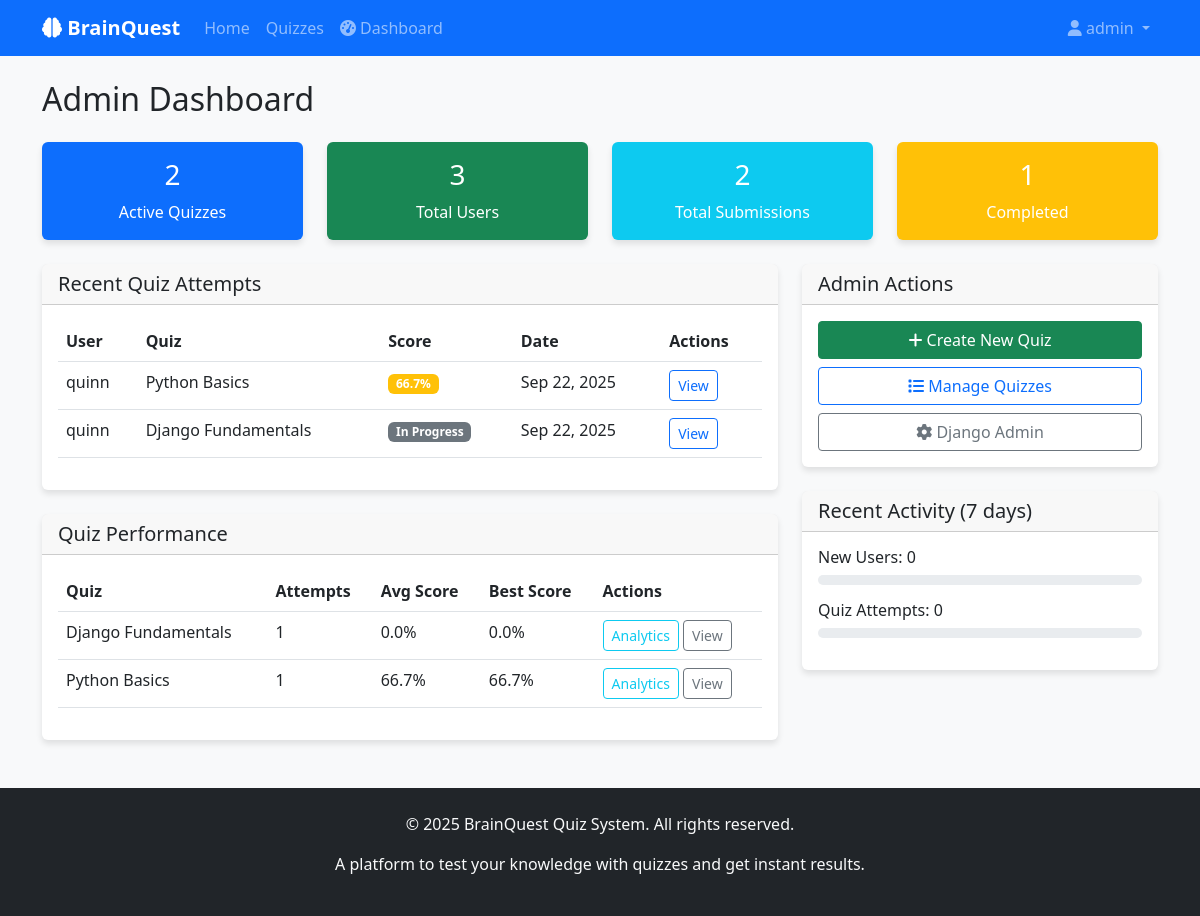
The app's page /results/dashboard/ (signed in), older data.
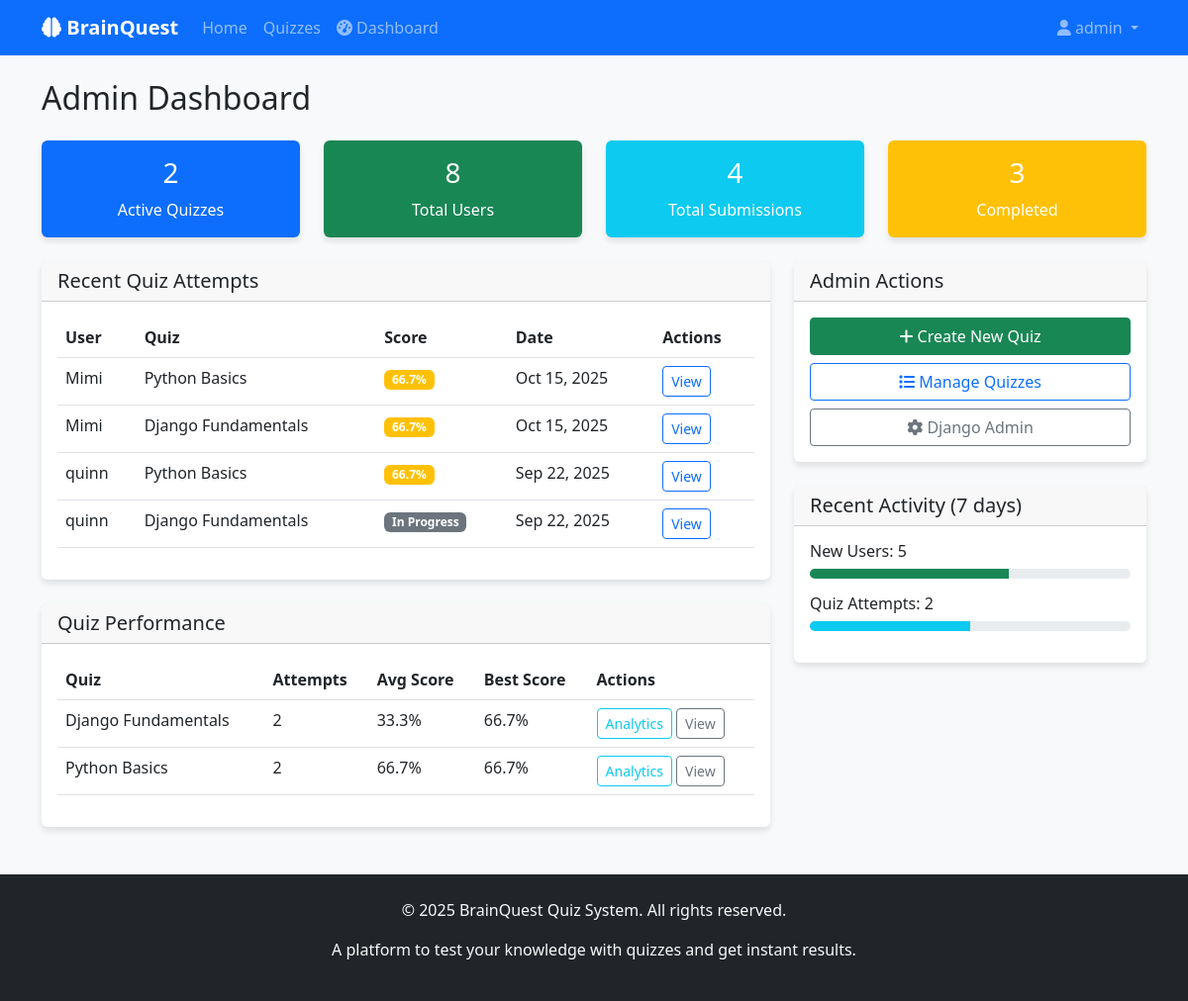
The same page, newer data.
### users/models.py (models this page shows, shortened)
class CustomUser(AbstractUser):
    ROLE_CHOICES = (
        ('admin', 'Admin'),
        ('user', 'User'),
    )
    role = models.CharField(max_length=10, choices=ROLE_CHOICES, default='user')
    created_at = models.DateTimeField(auto_now_add=True)
    updated_at = models.DateTimeField(auto_now=True)

### results/models.py (models this page shows, shortened)
class QuizSubmission(models.Model):
    user = models.ForeignKey(User, on_delete=models.CASCADE, related_name='quiz_submissions')
    quiz = models.ForeignKey(Quiz, on_delete=models.CASCADE, related_name='submissions')
    score = models.FloatField(default=0)
    total_questions = models.PositiveIntegerField(default=0)
    correct_answers = models.PositiveIntegerField(default=0)
    started_at = models.DateTimeField(auto_now_add=True)
    completed_at = models.DateTimeField(null=True, blank=True)
    is_completed = models.BooleanField(default=False)
    class Meta:
        ordering = ['-started_at']

### quizzes/models.py (models this page shows, shortened)
class Quiz(models.Model):
    title = models.CharField(max_length=200)
    description = models.TextField(blank=True)
    duration = models.PositiveIntegerField(help_text="Duration in minutes")
    created_by = models.ForeignKey(User, on_delete=models.CASCADE, related_name='quizzes_created')
    created_at = models.DateTimeField(auto_now_add=True)
    updated_at = models.DateTimeField(auto_now=True)
    is_active = models.BooleanField(default=True)
    class Meta:
        verbose_name_plural = "Quizzes"
        ordering = ['-created_at']

### results/views.py (the view)
# urls.py: path('dashboard/', views.dashboard, name='dashboard'),
@login_required
def dashboard(request):
    if request.user.is_staff or getattr(request.user, 'role', None) == 'admin':
        return admin_dashboard(request)
    else:
        return user_dashboard(request)

### templates/results/admin_dashboard.html
{% extends 'base.html' %}
{% block content %}
<div class="row">
    <div class="col-md-12">
        <h2 class="mb-4">Admin Dashboard</h2>
    </div>
</div>
<div class="row mb-4">
    <div class="col-md-3">
        <div class="card text-center bg-primary text-white">
            <div class="card-body">
                <h3 class="card-title">{{ total_quizzes }}</h3>
                <p class="card-text">Active Quizzes</p>
            </div>
        </div>
    </div>
    <div class="col-md-3">
        <div class="card text-center bg-success text-white">
            <div class="card-body">
                <h3 class="card-title">{{ total_users }}</h3>
                <p class="card-text">Total Users</p>
            </div>
        </div>
    </div>
    <div class="col-md-3">
        <div class="card text-center bg-info text-white">
            <div class="card-body">
                <h3 class="card-title">{{ total_submissions }}</h3>
                <p class="card-text">Total Submissions</p>
            </div>
        </div>
    </div>
    <div class="col-md-3">
        <div class="card text-center bg-warning text-white">
            <div class="card-body">
                <h3 class="card-title">{{ completed_submissions }}</h3>
                <p class="card-text">Completed</p>
            </div>
        </div>
    </div>
</div>
<div class="row">
    <div class="col-md-8">
        <div class="card mb-4">
            <div class="card-header">
                <h5 class="mb-0">Recent Quiz Attempts</h5>
            </div>
            <div class="card-body">
                {% if recent_submissions %}
                <div class="table-responsive">
                    <table class="table table-hover">
                        <thead>
                            <tr>
                                <th>User</th>
                                <th>Quiz</th>
                                <th>Score</th>
                                <th>Date</th>
                                <th>Actions</th>
                            </tr>
                        </thead>
                        <tbody>
                            {% for submission in recent_submissions %}
                            <tr>
                                <td>{{ submission.user.username }}</td>
                                <td>{{ submission.quiz.title }}</td>
                                <td>
                                    {% if submission.is_completed %}
                                    <span class="badge {% if submission.score >= 80 %}bg-success{% elif submission.score >= 60 %}bg-warning{% else %}bg-danger{% endif %}">
                                        {{ submission.score|floatformat:1 }}%
                                    </span>
                                    {% else %}
                                    <span class="badge bg-secondary">In Progress</span>
                                    {% endif %}
                                </td>
                                <td>{{ submission.started_at|date:"M d, Y" }}</td>
                                <td>
                                    <a href="{% url 'results:submission_detail' submission.id %}"
                                       class="btn btn-sm btn-outline-primary">View</a>
                                </td>
                            </tr>
                            {% endfor %}
                        </tbody>
                    </table>
                </div>
                {% else %}
                <p class="text-muted text-center">No submissions yet.</p>
                {% endif %}
            </div>
        </div>
        <div class="card">
            <div class="card-header">
                <h5 class="mb-0">Quiz Performance</h5>
            </div>
            <div class="card-body">
                {% if quiz_stats %}
                <div class="table-responsive">
                    <table class="table table-hover">
                        <thead>
                            <tr>
                                <th>Quiz</th>
                                <th>Attempts</th>
                                <th>Avg Score</th>
                                <th>Best Score</th>
                                <th>Actions</th>
                            </tr>
                        </thead>
                        <tbody>
                            {% for quiz in quiz_stats %}
                            <tr>
                                <td>{{ quiz.title }}</td>
                                <td>{{ quiz.submission_count }}</td>
                                <td>{{ quiz.avg_score|default:0|floatformat:1 }}%</td>
                                <td>{{ quiz.best_score|default:0|floatformat:1 }}%</td>
                                <td>
                                    <a href="{% url 'results:quiz_analytics' quiz.id %}"
                                       class="btn btn-sm btn-outline-info">Analytics</a>
                                    <a href="{% url 'quizzes:quiz_detail' quiz.id %}"
                                       class="btn btn-sm btn-outline-secondary">View</a>
                                </td>
                            </tr>
                            {% endfor %}
                        </tbody>
                    </table>
                </div>
                {% else %}
                <p class="text-muted text-center">No quiz statistics available.</p>
                {% endif %}
            </div>
        </div>
    </div>
    <div class="col-md-4">
        <div class="card">
            <div class="card-header">
                <h5 class="mb-0">Admin Actions</h5>
            </div>
            <div class="card-body">
                <div class="d-grid gap-2">
                    <a href="{% url 'quizzes:quiz_create' %}" class="btn btn-success">
                        <i class="fas fa-plus"></i> Create New Quiz
                    </a>
                    <a href="{% url 'quizzes:quiz_list' %}" class="btn btn-outline-primary">
                        <i class="fas fa-list"></i> Manage Quizzes
                    </a>
                    <a href="/admin/" class="btn btn-outline-secondary">
                        <i class="fas fa-cog"></i> Django Admin
                    </a>
                </div>
            </div>
        </div>
        <div class="card mt-4">
            <div class="card-header">
                <h5 class="mb-0">Recent Activity (7 days)</h5>
            </div>
            <div class="card-body">
                <div class="mb-3">
                    <h6>New Users: {{ recent_users }}</h6>
                    <div class="progress" style="height: 10px;">
                        <div class="progress-bar bg-success" style="width: {% widthratio recent_users total_users 100 %}%"></div>
                    </div>
                </div>
                <div class="mb-3">
                    <h6>Quiz Attempts: {{ recent_submissions_count }}</h6>
                    <div class="progress" style="height: 10px;">
                        <div class="progress-bar bg-info" style="width: {% widthratio recent_submissions_count total_submissions 100 %}%"></div>
                    </div>
                </div>
            </div>
        </div>
    </div>
</div>
{% endblock %}

### templates/base.html (shortened to what this page needs)
<!DOCTYPE html>
<html lang="en">
<head>
    <link href="https://cdn.jsdelivr.net/npm/bootstrap@5.3.0/dist/css/bootstrap.min.css" rel="stylesheet">
    <link rel="stylesheet" href="https://cdnjs.cloudflare.com/ajax/libs/font-awesome/6.4.0/css/all.min.css">
    <link href="/static/css/styles.css" rel="stylesheet">
</head>
<body>
    {% include 'partials/_navbar.html' %}
    <main class="container mt-4">
        {% block content %}
        {% endblock %}
    </main>
    {% include 'partials/_footer.html' %}
</body>
</html>

### templates/partials/_navbar.html (shortened to what this page needs)
{% load user_tags %}
<nav class="navbar navbar-expand-lg navbar-dark bg-primary">
    <div class="container">
        <a class="navbar-brand" href="{% url 'home' %}">
            <i class="fas fa-brain"></i> BrainQuest
        </a>
        <div class="collapse navbar-collapse" id="navbarNav">
            <ul class="navbar-nav me-auto">
                <li class="nav-item">
                    <a class="nav-link" href="{% url 'home' %}">Home</a>
                </li>
                {% if user.is_authenticated %}
                <li class="nav-item">
                    <a class="nav-link" href="{% url 'quizzes:quiz_list' %}">Quizzes</a>
                </li>
                <li class="nav-item">
                    <a class="nav-link" href="{% url 'results:dashboard' %}">
                        <i class="fas fa-tachometer-alt"></i> Dashboard
                    </a>
                </li>
                {% endif %}
            </ul>
            <ul class="navbar-nav">
                {% if user.is_authenticated %}
                    <li class="nav-item dropdown">
                        <a class="nav-link dropdown-toggle" href="#" role="button" data-bs-toggle="dropdown">
                            <i class="fas fa-user"></i> {{ user.username }}
                        </a>
                    </li>
                {% endif %}
            </ul>
        </div>
    </div>
</nav>

### templates/partials/_footer.html
<footer class="bg-dark text-light text-center py-4 mt-5">
    <div class="container">
        <p>&copy; 2025 BrainQuest Quiz System. All rights reserved.</p>
        <p>A platform to test your knowledge with quizzes and get instant results.</p>
    </div>
</footer>

### static/css/styles.css (style rules this page uses)
body { font-family: 'Segoe UI', Tahoma, Geneva, Verdana, sans-serif; background-color: #f8f9fa; }
.card { transition: transform 0.2s; border: none; box-shadow: 0 4px 6px rgba(0, 0, 0, 0.1); }
.navbar-brand { font-weight: bold; }
.btn { border-radius: 0.25rem; }

Row changes from the older to the newer data that the page shows:
added QuizSubmission: user.username "Mimi", quiz "Python Basics", score "66.7", started_at "Oct 15, 2025"
added QuizSubmission: user.username "Mimi", quiz "Django Fundamentals", score "66.7", started_at "Oct 15, 2025"
computed for Quiz "Django Fundamentals": submission_count "1" → "2"; avg_score "0.0" → "33.3"; best_score "0.0" → "66.7"
computed for Quiz "Python Basics": submission_count "1" → "2"
Text that changed along with them:
{{ total_users }}: "3" → "8"
{{ total_submissions }}: "2" → "4"
{{ completed_submissions }}: "1" → "3"
{{ recent_users }}: "0" → "5"
{{ recent_submissions_count }}: "0" → "2"
